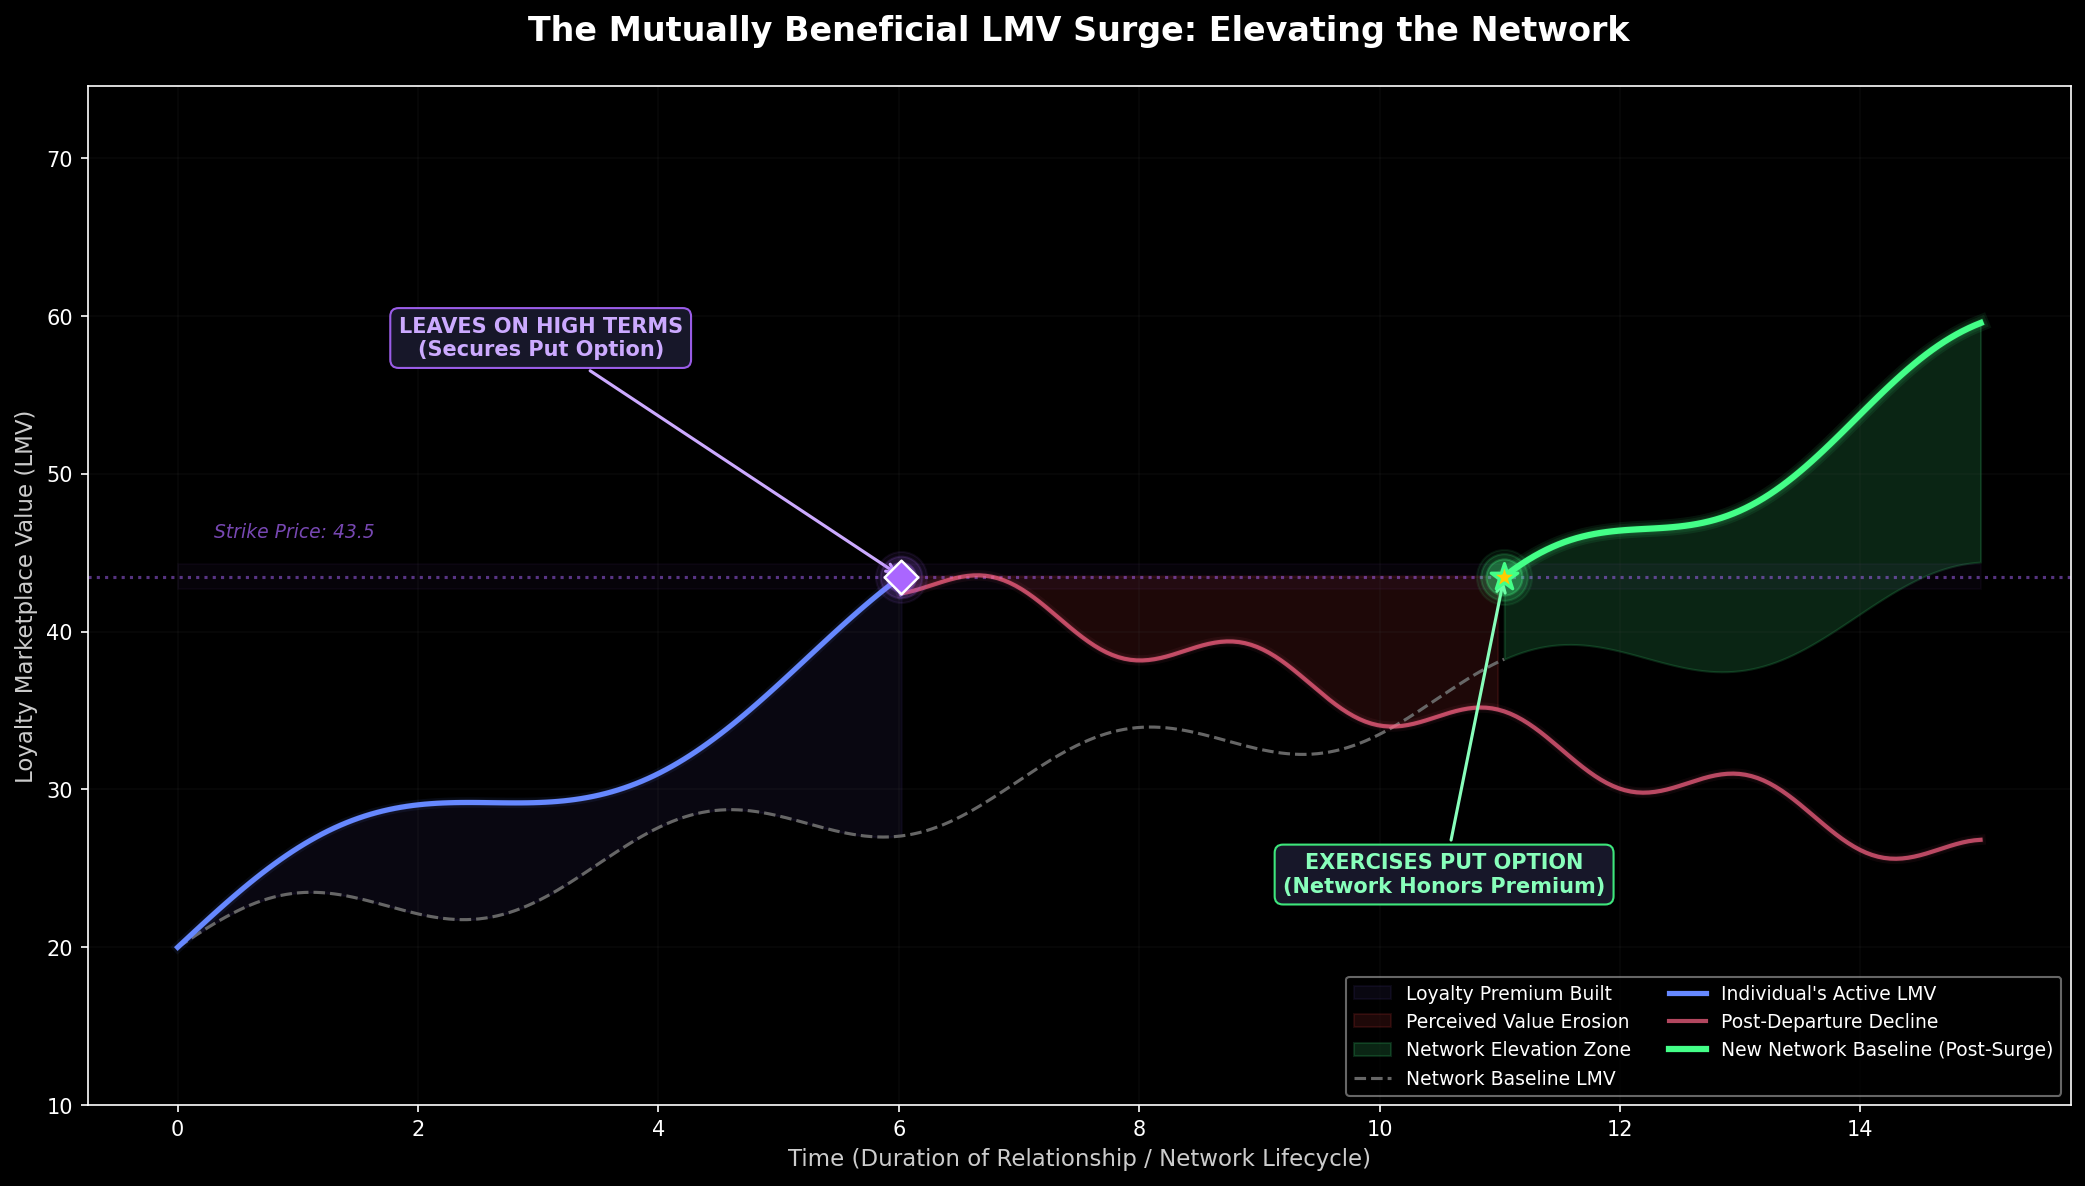

Source code (Python):
import matplotlib.pyplot as plt
import numpy as np

# ---------------------------------------------------------
# The Mutually Beneficial LMV Surge
# Demonstrating how exercising a high-esteem Put Option
# elevates the entire network's baseline value.
# ---------------------------------------------------------

plt.style.use('dark_background')

# Timeframe setup
time = np.linspace(0, 15, 300)

# Phase 1 & 2: Baseline Network LMV vs. Individual effort driving value up
network_baseline = 20 + time * 1.5 + np.sin(time * 1.8) * 2
individual_lmv = 20 + time * 3.5 + np.sin(time * 1.2) * 3

# Phase 3: Individual steps back (locks in Put Option strike price at t=6)
strike_time_idx = 120  # index for t=6
strike_price = individual_lmv[strike_time_idx]

# Individual's perceived daily value drops due to absence, but option remains
individual_lmv[strike_time_idx:] = strike_price - (time[strike_time_idx:] - time[strike_time_idx]) * 2 \
    + np.sin(time[strike_time_idx:] * 3) * 1.5

# Phase 4: Exercising the Put Option (at t=11) creates a systemic surge
exercise_time_idx = 220  # index for t=11
post_exercise_surge = np.copy(network_baseline)

# The network honors the high strike price, permanently shifting the baseline up
post_exercise_surge[exercise_time_idx:] = post_exercise_surge[exercise_time_idx:] \
    + (strike_price - post_exercise_surge[exercise_time_idx])
post_exercise_surge[exercise_time_idx:] += (time[exercise_time_idx:] - time[exercise_time_idx]) * 2.5

fig, ax = plt.subplots(figsize=(14, 8))

# --- Fills ---
# Premium zone: gap between individual and network during buildup
ax.fill_between(time[:strike_time_idx+1],
                network_baseline[:strike_time_idx+1],
                individual_lmv[:strike_time_idx+1],
                alpha=0.07, color='#8866ff', label='Loyalty Premium Built')

# Decay zone: individual dropping below strike
ax.fill_between(time[strike_time_idx:exercise_time_idx],
                individual_lmv[strike_time_idx:exercise_time_idx],
                strike_price,
                where=individual_lmv[strike_time_idx:exercise_time_idx] < strike_price,
                alpha=0.12, color='#ff4444', label='Perceived Value Erosion')

# Surge zone: post-exercise lift above old baseline
ax.fill_between(time[exercise_time_idx:],
                network_baseline[exercise_time_idx:],
                post_exercise_surge[exercise_time_idx:],
                alpha=0.15, color='#44ff88', label='Network Elevation Zone')

# --- Strike price line with subtle glow ---
ax.axhline(y=strike_price, color='#aa66ff', linestyle=':', linewidth=1.5, alpha=0.5)
ax.fill_between(time, strike_price - 0.8, strike_price + 0.8, color='#aa66ff', alpha=0.04)

# --- Lines ---
# Network baseline (pre-exercise)
ax.plot(time[:exercise_time_idx+1], network_baseline[:exercise_time_idx+1],
        color='#666666', linestyle='--', linewidth=1.5, label='Network Baseline LMV')

# Individual LMV — rise phase
ax.plot(time[:strike_time_idx+1], individual_lmv[:strike_time_idx+1],
        color='#6688ff', linewidth=2.5, label="Individual's Active LMV")
for w in [5, 3]:
    ax.plot(time[:strike_time_idx+1], individual_lmv[:strike_time_idx+1],
            color='#6688ff', linewidth=w, alpha=0.08)

# Individual LMV — decline phase
ax.plot(time[strike_time_idx:], individual_lmv[strike_time_idx:],
        color='#ff6688', linewidth=2, alpha=0.7, label='Post-Departure Decline')
for w in [5, 3]:
    ax.plot(time[strike_time_idx:], individual_lmv[strike_time_idx:],
            color='#ff6688', linewidth=w, alpha=0.06)

# Post-exercise surge line with heavy glow
ax.plot(time[exercise_time_idx:], post_exercise_surge[exercise_time_idx:],
        color='#44ff88', linewidth=3, label='New Network Baseline (Post-Surge)')
for w in [8, 6, 4]:
    ax.plot(time[exercise_time_idx:], post_exercise_surge[exercise_time_idx:],
            color='#44ff88', linewidth=w, alpha=0.08)

# --- Event markers with glow rings ---
# Event 1: Leaves on high terms
for s, a in [(600, 0.08), (400, 0.15), (200, 0.25)]:
    ax.scatter(time[strike_time_idx], strike_price, color='#aa66ff', s=s, alpha=a, zorder=4)
ax.scatter(time[strike_time_idx], strike_price, color='#aa66ff', s=130, zorder=5,
           marker='D', edgecolors='white', linewidths=1.2)

# Event 2: Exercises put option
for s, a in [(700, 0.08), (500, 0.15), (300, 0.25)]:
    ax.scatter(time[exercise_time_idx], strike_price, color='#44ff88', s=s, alpha=a, zorder=4)
ax.scatter(time[exercise_time_idx], strike_price, color='#ffcc00', s=180, zorder=5,
           marker='*', edgecolors='#44ff88', linewidths=1.5)

# --- Annotations ---
ax.annotate(
    'LEAVES ON HIGH TERMS\n(Secures Put Option)',
    xy=(time[strike_time_idx], strike_price),
    xytext=(time[strike_time_idx] - 3, strike_price + 14),
    textcoords='data', ha='center', fontsize=10, fontweight='bold', color='#ccaaff',
    arrowprops=dict(arrowstyle='->', color='#ccaaff', lw=1.5),
    bbox=dict(boxstyle='round,pad=0.4', fc='#1a1a2e', ec='#aa66ff', alpha=0.9)
)

ax.annotate(
    'EXERCISES PUT OPTION\n(Network Honors Premium)',
    xy=(time[exercise_time_idx], strike_price),
    xytext=(time[exercise_time_idx] - 0.5, strike_price - 20),
    textcoords='data', ha='center', fontsize=10, fontweight='bold', color='#88ffbb',
    arrowprops=dict(arrowstyle='->', color='#88ffbb', lw=1.5),
    bbox=dict(boxstyle='round,pad=0.4', fc='#1a1a2e', ec='#44ff88', alpha=0.9)
)

# Strike price label
ax.text(0.3, strike_price + 2.5, f'Strike Price: {strike_price:.1f}',
        fontsize=9, color='#aa66ff', alpha=0.7, style='italic')

# --- Formatting ---
ax.set_title("The Mutually Beneficial LMV Surge: Elevating the Network",
             fontsize=16, fontweight='bold', color='white', pad=22)
ax.set_xlabel("Time (Duration of Relationship / Network Lifecycle)", fontsize=11, color='#cccccc')
ax.set_ylabel("Loyalty Marketplace Value (LMV)", fontsize=11, color='#cccccc')
ax.set_ylim(10, max(post_exercise_surge) + 15)
ax.legend(loc='lower right', fontsize=9, framealpha=0.5, ncol=2)
ax.grid(True, alpha=0.12, color='#444444')

plt.tight_layout()
plt.savefig('riskrunners/legacy/loyalty-marketplace/summary.png', dpi=150, bbox_inches='tight')
print('Saved summary.png')
